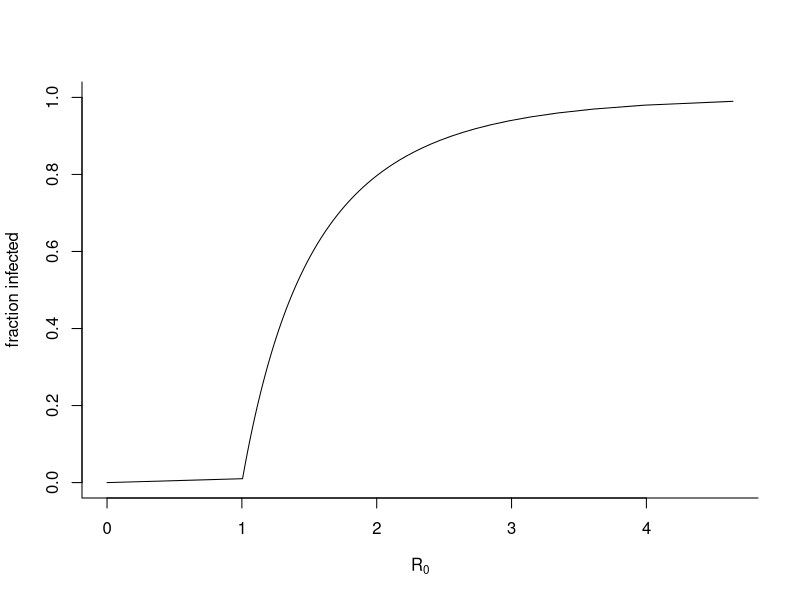

Write the R code that produced this figure.
f <- seq(0,1,length=100)
R0 <- -log(1-f)/f
R0[is.nan(R0)] <- 0

plot(f~R0,type='l',xlab=expression(R[0]),ylab="fraction infected",bty='l')

FinalSize <- cbind.data.frame(f, R0)
